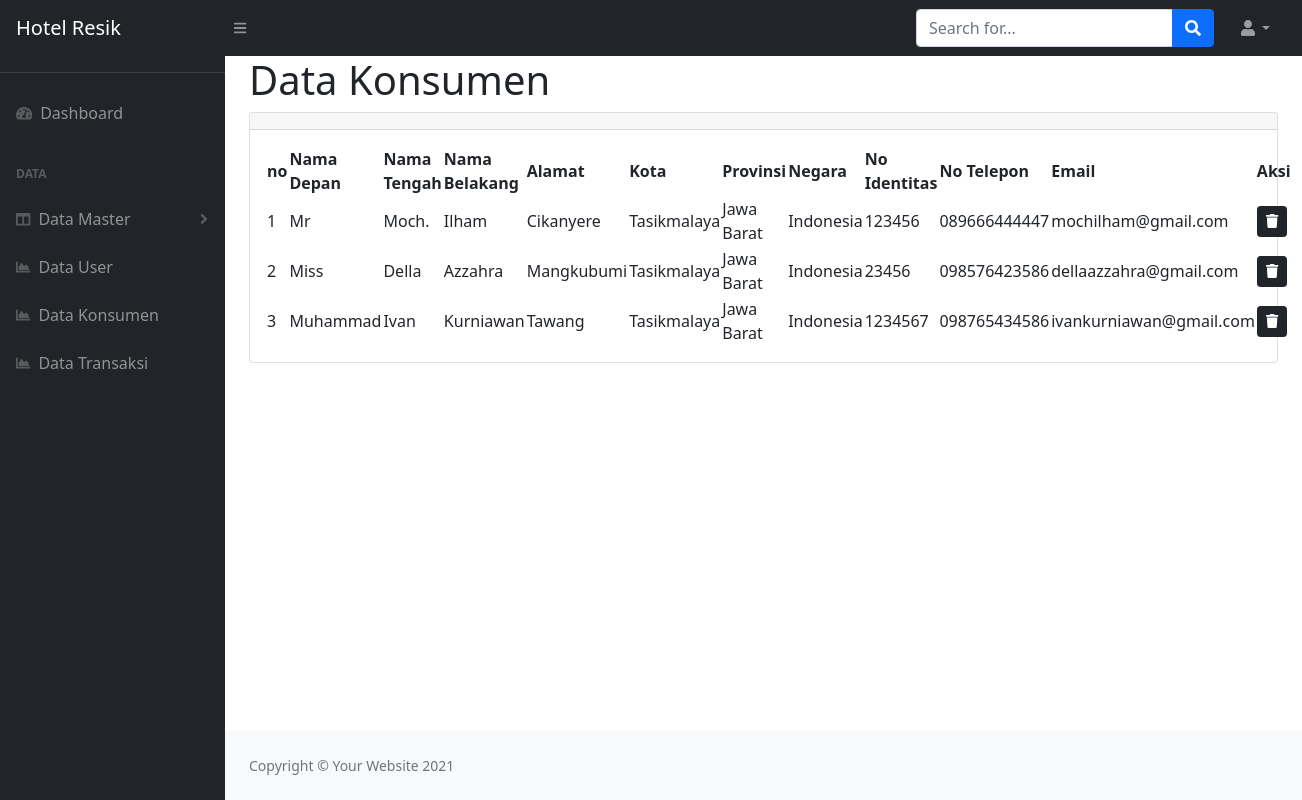
The page /index.php/admin/data_konsumen on the database its author committed.
### tables this page shows
CREATE TABLE `tbl_konsumen` (
  `id_konsumen` int(11) NOT NULL,
  `nama_depan` varchar(50) NOT NULL,
  `nama_tengah` varchar(50) NOT NULL,
  `nama_belakang` varchar(50) NOT NULL,
  `alamat` text NOT NULL,
  `kota` varchar(100) NOT NULL,
  `provinsi` varchar(100) NOT NULL,
  `negara` varchar(100) NOT NULL,
  `no_identitas` varchar(100) NOT NULL,
  `no_telp` varchar(15) NOT NULL,
  `email` varchar(100) NOT NULL
);

### application/controllers/Admin.php (called while the page is built, shortened)
<?php
class Admin extends CI_Controller {
    public function data_konsumen()
	{
		$this->load->model('M_admin');
		$data['konsumen'] = $this->M_admin->data_konsumen()->result();
		$this->load->view('partisi_admin/head');
		$this->load->view('partisi_admin/navbar');
		$this->load->view('data_konsumen_v',$data);
		$this->load->view('partisi_admin/footer');
		$this->load->view('partisi_admin/js');
	}
}

### index.php (called while the page is built, shortened)
<?php
require_once BASEPATH.'core/CodeIgniter.php';

### application/models/M_admin.php (called while the page is built, shortened)
<?php
    class M_admin extends CI_Model{
        function data_konsumen()
        {
            return $this->db->get('tbl_konsumen');
        }
    }

### application/views/data_konsumen_v.php (the view)
<div id="layoutSidenav_content">
                <main>
                    <div class="container-fluid px-4">
                        <h1>Data Konsumen</h1>
                        <div class="card mb-4">
                            <div class="card-header">
                            </div>
                            <div class="card-body">
                                <table id="datatablesSimple">
                                <thead>
                                    <tr>
                                            <th>no</th>
                                            <th>Nama Depan</th>
                                            <th>Nama Tengah</th>
                                            <th>Nama Belakang</th>
                                            <th>Alamat</th>
                                            <th>Kota</th>
                                            <th>Provinsi</th>
                                            <th>Negara</th>
                                            <th>No Identitas</th>
                                            <th>No Telepon</th>
                                            <th>Email</th>
                                            <th>Aksi</th>
                                        </tr>
                                </thead>
                                <tbody>
                                    <?php  foreach($konsumen as $km) { ?>
                                    <tr>
                                        <td><?= $km->id_konsumen?></td>
                                        <td><?= $km->nama_depan?></td>
                                        <td><?= $km->nama_tengah?></td>
                                        <td><?= $km->nama_belakang?></td>
                                        <td><?= $km->alamat?></td>
                                        <td><?= $km->kota?></td>
                                        <td><?= $km->provinsi?></td>
                                        <td><?= $km->negara?></td>
                                        <td><?= $km->no_identitas?></td>
                                        <td><?= $km->no_telp?></td>
                                        <td><?= $km->email?></td>
                                        <td><a href="<?= base_url('Admin/hapus_konsumen/'.$km->id_konsumen)?>" class="btn btn-sm btn-dark"> <i class="fa fa-trash"></i></a></td>
                                    </tr>
                                    <?php  }?>
                                </tbody>
                                </table>
                            </div>
                        </div>
                    </div>
                </main>

### rows shown on the page
tbl_konsumen: id_konsumen "1", nama_depan "Mr", nama_tengah "Moch.", nama_belakang "Ilham", alamat "Cikanyere", kota "Tasikmalaya", provinsi "Jawa Barat", negara "Indonesia", no_identitas "123456", no_telp "089666444447", email "mochilham@gmail.com"
tbl_konsumen: id_konsumen "2", nama_depan "Miss", nama_tengah "Della", nama_belakang "Azzahra", alamat "Mangkubumi", kota "Tasikmalaya", provinsi "Jawa Barat", negara "Indonesia", no_identitas "23456", no_telp "098576423586", email "dellaazzahra@gmail.com"
tbl_konsumen: id_konsumen "3", nama_depan "Muhammad", nama_tengah "Ivan", nama_belakang "Kurniawan", alamat "Tawang", kota "Tasikmalaya", provinsi "Jawa Barat", negara "Indonesia", no_identitas "1234567", no_telp "098765434586", email "ivankurniawan@gmail.com"
